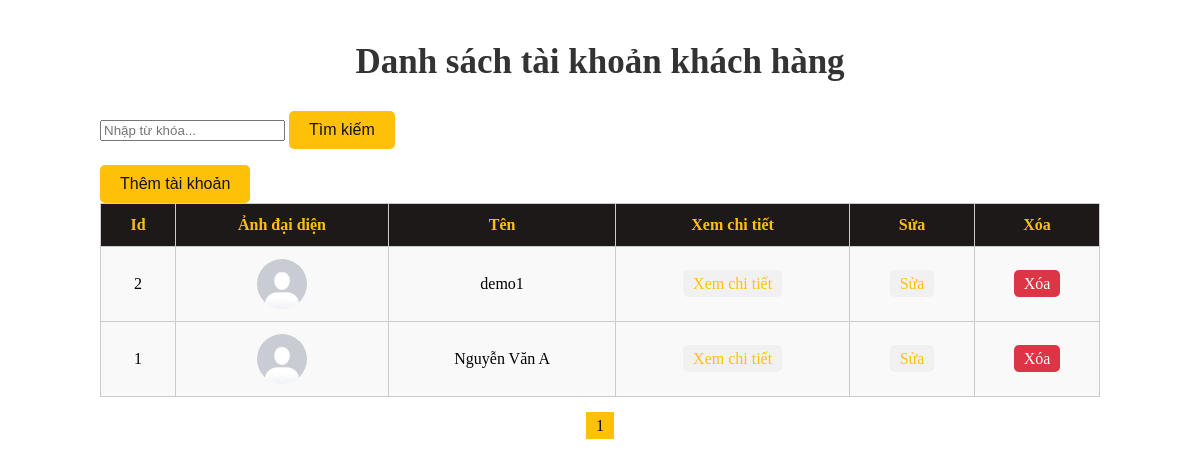
/Xmobile-master/admins/admincp/pages/content/quanlytaikhoankhachhang.php, run on the app's committed database.
### tables this page shows
CREATE TABLE `customers` (
  `Id` int(11) NOT NULL,
  `Name` varchar(255) NOT NULL,
  `Phone` varchar(20) DEFAULT NULL,
  `Address` text DEFAULT NULL,
  `Email` varchar(255) NOT NULL,
  `Password` varchar(255) NOT NULL,
  `Images` varchar(255) DEFAULT NULL
);

### Xmobile-master/admins/admincp/pages/content/quanlytaikhoankhachhang.php (the view, shortened to what this page needs)
<?php
if(isset($_GET["keyword"])){
    $keyword = $_GET["keyword"];
} else {
    $keyword = "";
}
include_once "../../connection/open.php";
$recordsPerPage = 5;
$sqlCount = "SELECT COUNT(*) AS total FROM customers
             WHERE Name LIKE '%$keyword%'
                OR Email LIKE '%$keyword%'
                OR Phone LIKE '%$keyword%'
                OR Address LIKE '%$keyword%'";
$resultCount = mysqli_query($connection, $sqlCount);
$row = mysqli_fetch_assoc($resultCount);
$totalRecords = $row['total'];
$pages = ceil($totalRecords / $recordsPerPage);
    if (isset($_GET["page"])) {
        $page = $_GET["page"];
    } else {
        $page = 1;
    }
$start = ($page - 1) * $recordsPerPage;
$sql_customer = "SELECT * FROM customers
                 WHERE Name LIKE '%$keyword%'
                    OR Email LIKE '%$keyword%'
                    OR Phone LIKE '%$keyword%'
                    OR Address LIKE '%$keyword%'
                 ORDER BY Id DESC
                 LIMIT $start, $recordsPerPage";
$customers = mysqli_query($connection, $sql_customer);
?>
<link rel="stylesheet" href="css/style_table.css">
<div class="container mx-auto">
    <h2>Danh sách tài khoản khách hàng</h2>
    <form method="GET" action="index.php" class="flex items-center gap-3 mb-3">
        <input type="text" name="keyword" placeholder="Nhập từ khóa..." value="<?php echo $keyword ?>"
            class="flex-1 px-4 py-2 border border-gray-300 rounded-lg focus:outline-none focus:ring-2 focus:ring-blue-500">
        <button type="submit"
            class="px-4 py-2 bg-blue-600 text-black rounded-lg hover:bg-blue-700 transition duration-200">
            Tìm kiếm
        </button>
    </form>
    <a href="index.php?action=themtaikhoankhachhang">
        <button type="button" class="button">
            Thêm tài khoản
        </button>
    </a>
    <table border="1" cellpadding="5" cellspacing="0" width="100%" style="text-align: center; font-size:16px;">
        <thead class="bg-gray-100">
            <tr>
                <th width="50px">Id</th>
                <th>Ảnh đại diện</th>
                <th>Tên</th>
                <th>Xem chi tiết</th>
                <th width="100px">Sửa</th>
                <th width="100px">Xóa</th>
            </tr>
        </thead>
        <tbody>
            <?php foreach ($customers as $customer){ ?>
                <tr>
                    <td><?php echo $customer['Id']; ?></td>
                    <td>
                        <?php
                            if($customer["Images"] == NULL){
                        ?>
                            <img src="../../customers/images/header/avatar.webp" style="width: 50px; height: 50px; border-radius: 50%; object-fit: cover;">
                        <?php } else { ?>
                            <img src="images/<?php echo $customer["Images"] ?>" style="width: 50px; height: 50px; border-radius: 50%; object-fit: cover;">
                        <?php }?>
                    </td>
                    <td><?php echo $customer['Name']; ?></td>
                    <td>
                        <a href="index.php?action=xemchitiettaikhoankhachhang&id=<?php echo $customer['Id']; ?>">Xem chi tiết</a>
                    </td>
                    <td>
                        <a href="index.php?action=suataikhoankhachhang&id=<?php echo $customer['Id']; ?>">Sửa</a>
                    </td>
                    <td>
                        <a href="account_customers/destroy.php?id=<?php echo $customer['Id']; ?>" class="delete">Xóa</a>
                    </td>
                </tr>
            <?php } ?>
        </tbody>
    </table>
    <div style="margin-top: 20px; text-align: center;">
        <?php for ($page = 1; $page <= $pages; $page++){
            $link = "index.php?action=quanlytaikhoankhachhang&page=$page";
        ?>
            <a href="<?php echo $link; ?>"
            style="margin: 0 5px; padding: 5px 10px; text-decoration: none;
            <?php echo $page == $page ? 'background-color: #ffc107; color: black;' : 'border: 1px solid #ccc;' ?>">
            <?php echo $page; ?>
            </a>
        <?php } ?>
    </div>
</div>

### Xmobile-master/admins/admincp/css/style_table.css (style rules this page uses)
h2 { text-align: center; font-size: 35px; color: #333333; }
.container { max-width: 1000px; margin: auto; padding: 5px 30px; }
button { background-color: #ffc107; color: #121212; padding: 10px 20px; border: none; font-size: 16px; border-radius: 5px; cursor: pointer; margin: 0 0; }
table { width: 100%; border-collapse: collapse; }
th, td { padding: 12px; text-align: center; font-size: 16px; border: 1px solid #ccc; }
th { background-color: #1d1919; color: #ffc107; font-weight: bold; }
td { background-color: #f9f9f9; color: #000; }
td a { color: #ffc107; text-decoration: none; padding: 5px 10px; border-radius: 5px; background-color: #f1f1f1; }
td a.delete { background-color: #dc3545; color: white; }

### data on the page
customers: Id "2", Name "demo1"
customers: Id "1", Name "Nguyễn Văn A"
